Frame 1 (no input): blank canvas, image omitted
Frame 60 (no input): blank canvas, image omitted
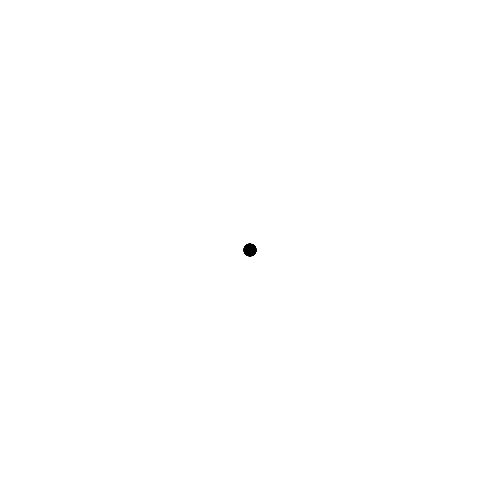
Frame 120 (the mouse pressed at the canvas centre since frame 60)

The p5.js sketch whose frames 1 and 60 were blank and that drew this single picture after the mouse press (run headless with seeded random() and noise() and a simulated clock; from frame 60 on, the mouse is pressed at the canvas centre):

// p5.js sketch
// ── sketch.js
//Color circle variables
let numOfVertices = 24;
let numberOfSegments = 16;
let stepAngle = 360 / numberOfSegments;
let radius = 160;
let colorArray = [];


function setup() {
    IntializeCanvas();
}


function draw() {
    clear();
    ColorWheel();
    radius = map(mouseX,0,width,25,75);
}


function IntializeCanvas() {
    createCanvas(500, 500);
    paintIndex = 0;
    colorMode(HSB, 360, 100, 100);
    angleMode(RADIANS);
}

//Map mouseX & mouseY to the radius and stroke weight, confine within
//canvas. Create a vertex at origin and then multiple radius by cos
// and sin of the angle.
function ColorWheel() {
    stepAngle = TAU / numberOfSegments;
    push();
    translate(width / 2, height / 2);
    rotate(45);

    radius = map(mouseX,0,width,-250,250);
    mouseStroke = map(mouseY,0,height,0,25);
    strokeWeight(mouseStroke);

     for (let i = 0; i <= TAU; i += stepAngle) {
        beginShape(LINES);
        vertex(0, 0);
         let x = (radius * cos(i));
         let y = (radius * sin(i));
         

         vertex(x, y);
         endShape(CLOSE);
     }   
    pop();
}
